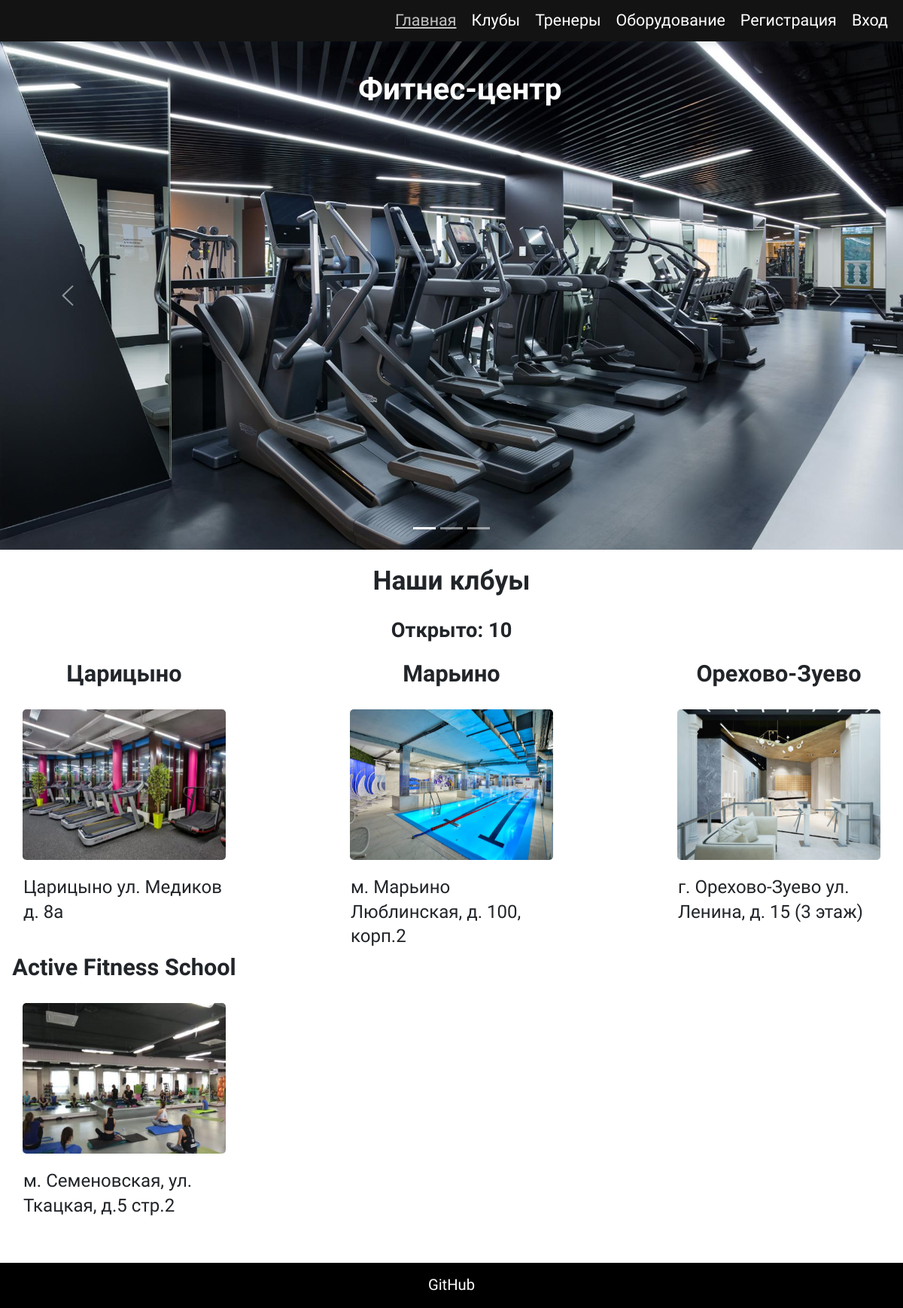
The page /home on the database its author committed.
### app.py (models this page shows)
class Clubs(db.Model):
    id = db.Column(db.Integer, primary_key=True)
    name = db.Column(db.String(54), nullable=False)
    address = db.Column(db.Text, nullable=False)
    image = db.Column(db.Text, nullable=False)

### app.py (the view)
@app.route('/')
@app.route('/home')
def home():
    clubs = Clubs.query.limit(4).all()
    clubs_count = Clubs.query.count()
    return render_template('home.html', clubs = clubs, count = clubs_count)

### app.py (called while the page is built)
@event.listens_for(Engine, "connect")
def _set_sqlite_pragma(dbapi_connection, connection_record):
    if isinstance(dbapi_connection, SQLite3Connection):
        cursor = dbapi_connection.cursor()
        cursor.execute("PRAGMA foreign_keys=ON;")
        cursor.close()

### templates/home.html (shortened to what this page needs)
{% extends "index.html" %}
{% block content %}
    <section class="home" >
        <h1 class="home__title title">Фитнес-центр</h1>
        <div id="carouselExampleIndicators" class="carousel slide" data-bs-ride="carousel">
            <div class="carousel-indicators" style="z-index: 1">
                <button type="button" data-bs-target="#carouselExampleIndicators" data-bs-slide-to="0" class="active" aria-current="true" aria-label="Slide 1"></button>
                <button type="button" data-bs-target="#carouselExampleIndicators" data-bs-slide-to="1" aria-label="Slide 2"></button>
                <button type="button" data-bs-target="#carouselExampleIndicators" data-bs-slide-to="2" aria-label="Slide 3"></button>
            </div>
            <div class="carousel-inner">
                <div class="carousel-item active">
                    <img src="../static/img/carousel/1.jpg" class="d-block w-100" alt="...">
                </div>
            </div>
            <button class="carousel-control-prev" type="button" data-bs-target="#carouselExampleIndicators" data-bs-slide="prev">
                <span class="carousel-control-prev-icon" aria-hidden="true"></span>
            </button>
            <button class="carousel-control-next" type="button" data-bs-target="#carouselExampleIndicators" data-bs-slide="next">
                <span class="carousel-control-next-icon" aria-hidden="true"></span>
            </button>
        </div>
        <h2 class="subtitle home__subtitle"> Наши клбуы </h2>
        <h3 class="home__count-club">Открыто: {{count}}</h3>
        <div class="clubs__wrapper wrapper">
            {% for club in clubs %}
                <div class="home__club-item">
                    <h3 class="home__club-name subtitle">{{club.name}}</h3>
                    <img src="../static/img/clubs/{{club.image}}" alt="{{club.name}}" class="clubs__image">
                    <p class="home__club-ddress"> {{club.address}} </p>
                </div>
            {% endfor %}
        </div>
    </section>
{% endblock %}

### static/style/main.css (style rules this page uses)
img { pointer-events: none; display: block; }
h1, h2, h3 { font-weight: 600; }
body { font-size: 1.06em; }
h1 { font-size: 2em; }
h2 { font-size: 1.75em; }
h3 { font-size: 1.35em; }
.home { margin: -45px -50px; }
.home__title { position: absolute; z-index: 5; left: calc(50% - 124px); top: 95px; color: #fff; }
.home__club-item { padding: 5px; margin: 10px; width: 300px; height: 360px; }
.home__club-ddress { margin-left: 16px; }
.home__subtitle { padding-top: 20px; }
.home__count-club { text-align: center; }
.wrapper { display: flex; justify-content: space-between; flex-wrap: wrap; align-content: space-between; }
.title + div { margin-top: 20px; }
.subtitle { text-align: center; padding-bottom: 20px; }
.clubs__image { width: 270px; height: 200px; margin: auto; border-radius: 5px; margin-bottom: 20px; }

### rows shown on the page
Clubs: name "Царицыно", image (picture), address "Царицыно ул. Медиков д. 8а"
Clubs: name "Марьино", image (picture), address "м. Марьино Люблинская, д. 100, корп.2"
Clubs: name "Орехово-Зуево", image (picture), address "г. Орехово-Зуево ул. Ленина, д. 15 (3 этаж)"
Clubs: name "Active Fitness School", image (picture), address "м. Семеновская, ул. Ткацкая, д.5 стр.2"

### other values the page prints
{{ count }} "10"
